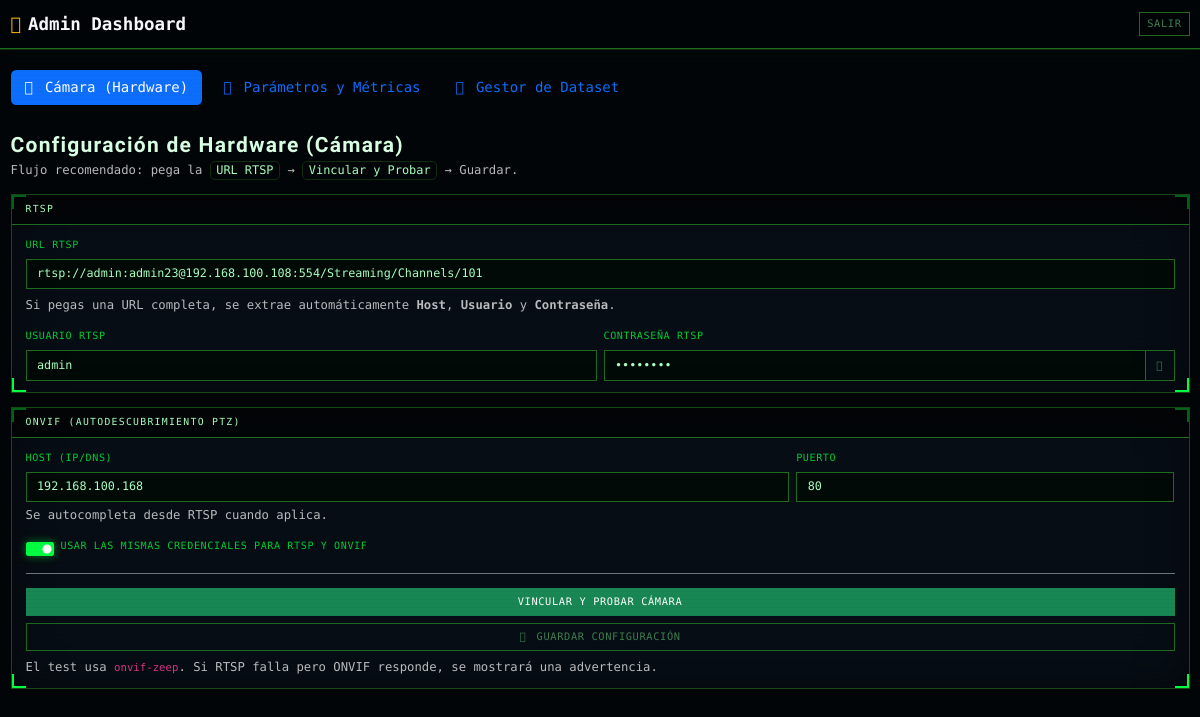
The app's page /admin_dashboard (signed in), older data.
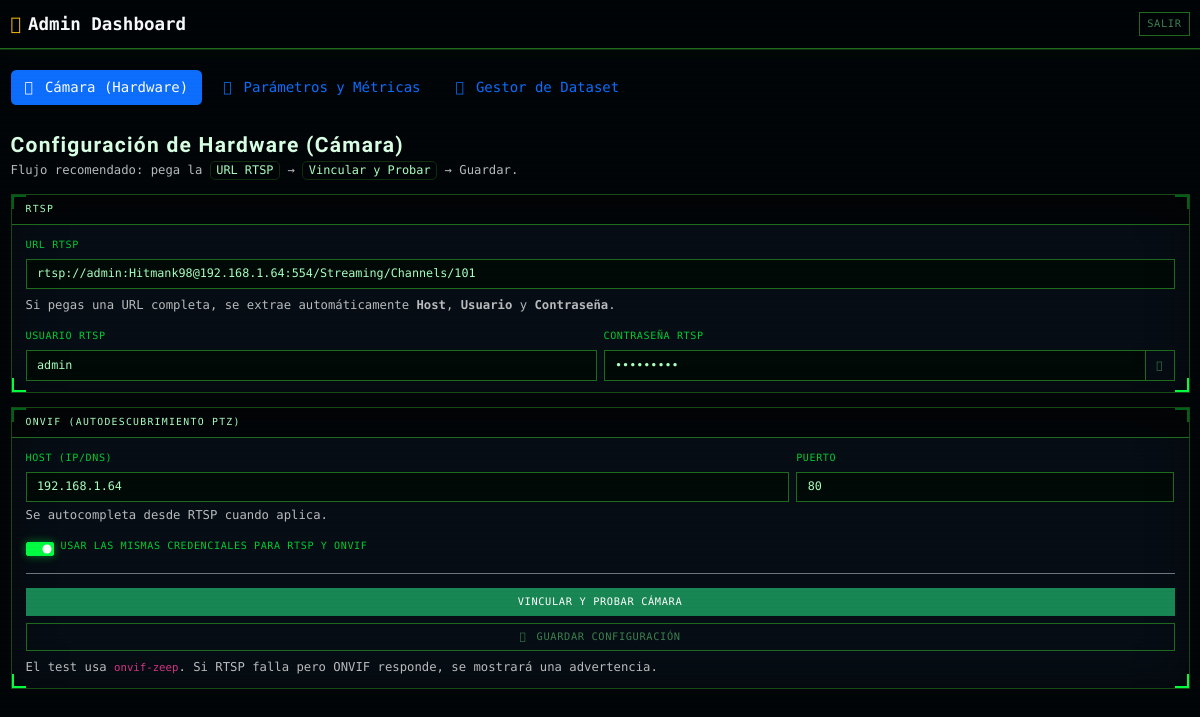
The same page, newer data.
### src/system_core.py (models this page shows, shortened)
class CameraConfig(db.Model):
    __tablename__ = "camera_config"
    id = db.Column(db.Integer, primary_key=True)
    camera_type = db.Column(db.String(10), nullable=False, default="fixed")
    rtsp_url = db.Column(db.String(500), nullable=True)
    rtsp_username = db.Column(db.String(120), nullable=True)
    rtsp_password = db.Column(db.String(120), nullable=True)
    onvif_host = db.Column(db.String(120), nullable=True)
    onvif_port = db.Column(db.Integer, nullable=False, default=80)
    onvif_username = db.Column(db.String(120), nullable=True)
    onvif_password = db.Column(db.String(120), nullable=True)
    updated_at = db.Column(db.DateTime, nullable=False, default=datetime.utcnow, onupdate=datetime.utcnow)

### app.py (the view)
@app.get("/admin_dashboard")
@login_required
@role_required("admin")
def admin_dashboard():
    cfg = get_or_create_camera_config()
    params = get_model_params()
    return render_template("admin.html", cfg=cfg, model_params=params)

### app.py (called while the page is built, shortened)
@app.before_request
def _volatile_sessions():
    session.permanent = False

@login_manager.user_loader
def load_user(user_id: str):
    return db.session.get(User, int(user_id))

def role_required(*roles: str):
    def decorator(fn):
        @wraps(fn)
        def wrapper(*args, **kwargs):
            if not current_user.is_authenticated:
                return login_manager.unauthorized()
            if current_user.role not in roles:
                flash("Acceso denegado: permisos insuficientes.", "danger")
                return redirect(url_for("index"))
            return fn(*args, **kwargs)
        return wrapper
    return decorator

def get_or_create_camera_config() -> CameraConfig:
    cfg = CameraConfig.query.order_by(CameraConfig.id.asc()).first()
    if cfg:
        return cfg

def get_model_params() -> dict:
    with model_params_lock:
        return dict(MODEL_PARAMS)

### templates/admin.html (shortened to what this page needs)
<!DOCTYPE html>
<html lang="es">
<head>
    <link href="https://cdn.jsdelivr.net/npm/bootstrap@5.3.3/dist/css/bootstrap.min.css" rel="stylesheet" />
    <link rel="stylesheet" href="https://cdnjs.cloudflare.com/ajax/libs/font-awesome/6.5.2/css/all.min.css" />
    <link rel="stylesheet" href="/static/style.css" />
</head>
<body>
    <nav class="navbar navbar-expand-lg sticky-top">
        <div class="container-fluid">
            <span class="navbar-brand text-light fw-bold">
                <i class="fa-solid fa-screwdriver-wrench me-2 text-warning"></i>Admin Dashboard
            </span>
            <div class="ms-auto">
                <a class="btn btn-sm btn-outline-light" href="{{ url_for('logout') }}">Salir</a>
            </div>
        </div>
    </nav>
    <div class="container-fluid py-4" style="max-width: 1280px;">
        <ul class="nav nav-pills gap-2 mb-3" id="adminMainTabs" role="tablist">
            <li class="nav-item" role="presentation">
                <button class="nav-link active" id="tab-camera" data-bs-toggle="tab" data-bs-target="#pane-camera" type="button" role="tab">
                    <i class="fa-solid fa-camera me-1"></i> Cámara (Hardware)
                </button>
            </li>
            <li class="nav-item" role="presentation">
                <button class="nav-link" id="tab-params" data-bs-toggle="tab" data-bs-target="#pane-params" type="button" role="tab">
                    <i class="fa-solid fa-sliders me-1"></i> Parámetros y Métricas
                </button>
            </li>
            <li class="nav-item" role="presentation">
                <button class="nav-link" id="tab-dataset" data-bs-toggle="tab" data-bs-target="#pane-dataset" type="button" role="tab">
                    <i class="fa-solid fa-images me-1"></i> Gestor de Dataset
                </button>
            </li>
        </ul>
        <div class="tab-content">
            <div class="tab-pane fade show active" id="pane-camera" role="tabpanel" aria-labelledby="tab-camera">
                <div class="row g-3">
                    <div class="col-12 col-xxl-10">
                        <div class="d-flex flex-wrap justify-content-between align-items-end gap-2 mb-3">
                            <div>
                                <h4 class="fw-bold mb-1">Configuración de Hardware (Cámara)</h4>
                                <div class="form-hint">
                                    Flujo recomendado: pega la <span class="kbd-pill">URL RTSP</span> → <span class="kbd-pill">Vincular y Probar</span> → Guardar.
                                </div>
                            </div>
                        </div>
                        <form class="row g-3" method="post" action="{{ url_for('admin_camera') }}" autocomplete="off" id="cameraForm">
                            <div class="col-12">
                                <div class="card position-relative" id="rtspCard">
                                    <div class="card-header d-flex justify-content-between align-items-center">
                                        <span>RTSP</span>
                                    </div>
                                    <div class="card-body">
                                        <label class="form-label" for="rtsp_url">URL RTSP</label>
                                        <input class="form-control" id="rtsp_url" name="rtsp_url" placeholder="rtsp://admin:pass@192.168.1.108:554/stream"
                                               value="{{ cfg.rtsp_url or '' }}" autocomplete="off" />
                                        <div class="form-hint mt-2">
                                            Si pegas una URL completa, se extrae automáticamente <b>Host</b>, <b>Usuario</b> y <b>Contraseña</b>.
                                        </div>
                                        <div class="row g-2 mt-2">
                                            <div class="col-md-6">
                                                <label class="form-label" for="rtsp_username">Usuario RTSP</label>
                                                <input class="form-control" id="rtsp_username" name="rtsp_username" value="{{ cfg.rtsp_username or '' }}" autocomplete="off" />
                                            </div>
                                            <div class="col-md-6">
                                                <label class="form-label" for="rtsp_password">Contraseña RTSP</label>
                                                <div class="input-group">
                                                    <input class="form-control" id="rtsp_password" name="rtsp_password" type="password" value="{{ cfg.rtsp_password or '' }}" autocomplete="off" />
                                                    <button class="btn btn-outline-light" type="button" data-toggle-password="#rtsp_password" aria-label="Mostrar contraseña RTSP">
                                                        <i class="fa-solid fa-eye"></i>
                                                    </button>
                                                </div>
                                            </div>
                                        </div>
                                    </div>
                                </div>
                            </div>
                            <div class="col-12">
                                <div class="card position-relative" id="onvifCard">
                                    <div class="card-header d-flex justify-content-between align-items-center">
                                        <span>ONVIF (Autodescubrimiento PTZ)</span>
                                    </div>
                                    <div class="card-body">
                                        <div class="row g-2">
                                            <div class="col-md-8">
                                                <label class="form-label" for="onvif_host">Host (IP/DNS)</label>
                                                <input class="form-control" id="onvif_host" name="onvif_host" placeholder="192.168.1.108"
                                                       value="{{ cfg.onvif_host or '' }}" autocomplete="off" />
                                                <div class="form-hint mt-1">Se autocompleta desde RTSP cuando aplica.</div>
                                            </div>
                                            <div class="col-md-4">
                                                <label class="form-label" for="onvif_port">Puerto</label>
                                                <input class="form-control" id="onvif_port" name="onvif_port" list="onvifPortList" inputmode="numeric"
                                                       value="{{ cfg.onvif_port or 80 }}" autocomplete="off" />
                                            </div>
                                        </div>
                                        <div class="form-check form-switch mt-3">
                                            <input class="form-check-input" type="checkbox" role="switch" id="sameCreds" checked />
                                            <label class="form-check-label" for="sameCreds">
                                                Usar las mismas credenciales para RTSP y ONVIF
                                            </label>
                                        </div>
                                        <hr class="border-secondary my-3" />
                                        <div class="d-grid gap-2">
                                            <button class="btn btn-success" type="button" id="btnLinkTest">
                                                Vincular y Probar Cámara
                                            </button>
                                            <button class="btn btn-outline-light" type="submit" id="btnSave">
                                                <i class="fa-solid fa-floppy-disk me-1"></i> Guardar configuración
                                            </button>
                                        </div>
                                        <div class="form-hint mt-2">
                                            El test usa <code>onvif-zeep</code>. Si RTSP falla pero ONVIF responde, se mostrará una advertencia.
                                        </div>
                                    </div>
                                </div>
                            </div>
                        </form>
                    </div>
                </div>
            </div>
        </div>
    </div>
</body>
</html>

### static/style.css (style rules this page uses)
:root { --bg0: #020508; --bg1: #040b10; --bg2: #060d14; --bg3: #0b1a24; --bd: #0e2e0e; --bd-mid: #174a17; --bd-bright: #1e6b1e; --neon: #00ff41; --neon-dim: #00cc33; --neon-pale: #007a1e; --neon-faint: rgba(0, 255, 65, .07); --neon-trace: rgba(0, 255, 65, .14); --neon-glow: rgba(0, 255, 65, .48); --amber: #ffb300; --amber-hot: #ff6f00; --amber-faint: rgba(255, 179, 0, .07); --amber-glow: rgba(255, 179, 0, .52); --bad: #ff3d00; --bad-faint: rgba(255, 61, 0, .07); --bad-glow: rgba(255, 61, 0, .52); --ok: var(--neon); --warn: var(--amber); --txt: #a8ffc0; --txt-bright: #d8ffe4; --mut: #2d6b3a; --mut2: #3d8050; --ff-mono: 'Share Tech Mono', 'Courier New', Courier, monospace; --ff-head: 'Orbitron', 'Share Tech Mono', monospace; --cs: 14px; --ct: 2px; }
*, *::before, *::after { box-sizing: border-box; }
html, body { background: var(--bg0) !important; color: var(--txt) !important; font-family: var(--ff-mono) !important; font-size: 14px; -webkit-font-smoothing: antialiased; }
body::after { content: ''; position: fixed; inset: 0; pointer-events: none; z-index: 9999; background: repeating-linear-gradient( to bottom, transparent 0px, transparent 3px, rgba(0, 0, 0, .025) 3px, rgba(0, 0, 0, .025) 4px ); }
* { font-family: var(--ff-mono) !important; }
h1, h2, h3, h4, h5, h6 { font-family: var(--ff-head) !important; color: var(--txt-bright) !important; letter-spacing: .06em; }
label, .form-label { color: var(--neon-dim) !important; font-size: .72rem !important; text-transform: uppercase; letter-spacing: .06em; display: block !important; opacity: 1 !important; }
p, span, div, td, th, small, .small, li { font-family: var(--ff-mono) !important; color: var(--txt); }
.navbar { background: rgba(2, 5, 8, .97) !important; border-bottom: 1px solid var(--bd-bright) !important; box-shadow: 0 1px 0 var(--bd), 0 0 28px rgba(0, 255, 65, .03) !important; padding-top: .45rem !important; padding-bottom: .45rem !important; }
.card { position: relative !important; background: var(--bg2) !important; border: 1px solid var(--bd-mid) !important; border-radius: 0 !important; box-shadow: inset 0 0 40px rgba(0, 0, 0, .45) !important; }
.card::before { content: ''; position: absolute; inset: 0; pointer-events: none; z-index: 10; background: linear-gradient(var(--neon), var(--neon)) top left / var(--cs) var(--ct) no-repeat, linear-gradient(var(--neon), var(--neon)) top left / var(--ct) var(--cs) no-repeat, linear-gradient(var(--neon), var(--neon)) top right / var(--cs) var(--ct) no-repeat, linear-gradient(var(--neon), var(--neon)) top right / var(--ct) var(--cs) no-repeat, linear-gradient(var(--neon), var(--neon)) bottom left / var(--cs) var(--ct) no-repeat, linear-gradient(var(--neon), var(--neon)) bottom left / var(--ct) var(--cs) no-repeat, linear-gradient(var(--neon), var(--neon)) bottom right / var(--cs) var(--ct) no-repeat, linear-gradient(var(--neon), var(--neon)) bottom right / var(--ct) var(--cs) no-repeat; }
.card-header { background: rgba(0, 0, 0, .62) !important; border-bottom: 1px solid var(--bd-bright) !important; color: var(--neon-dim) !important; font-family: var(--ff-head) !important; font-size: .70rem !important; text-transform: uppercase !important; letter-spacing: .13em !important; padding: .5rem 1rem !important; position: relative; z-index: 11; }
.card-body { padding: .85rem 1rem !important; position: relative; z-index: 11; }
.btn { border-radius: 0 !important; font-family: var(--ff-mono) !important; text-transform: uppercase; letter-spacing: .06em; font-size: .74rem !important; transition: all .15s ease !important; }
.btn-outline-light { border-color: var(--bd-bright) !important; color: var(--mut2) !important; background: transparent !important; }
.form-control, .form-select { background: rgba(0, 10, 5, .88) !important; color: var(--txt) !important; border: 1px solid var(--bd-bright) !important; border-radius: 0 !important; font-family: var(--ff-mono) !important; font-size: .84rem !important; }
.form-check-input { background-color: rgba(0, 0, 0, .65) !important; border: 1px solid var(--bd-bright) !important; border-radius: 2px !important; }
.form-check-input:checked { background-color: var(--neon) !important; border-color: var(--neon) !important; box-shadow: 0 0 8px var(--neon-glow) !important; }
hr { border-color: var(--bd-mid) !important; opacity: 1 !important; }
.tab-content { padding-top: 1rem; }

Row changes from the older to the newer data that the page shows:
changed CameraConfig "admin": rtsp_url "rtsp://admin:admin23@192.168.100.108:554/Streaming/Channels/101" → "rtsp://admin:Hitmank98@192.168.1.64:554/Streaming/Channels/101"; onvif_host "192.168.100.168" → "192.168.1.64"
